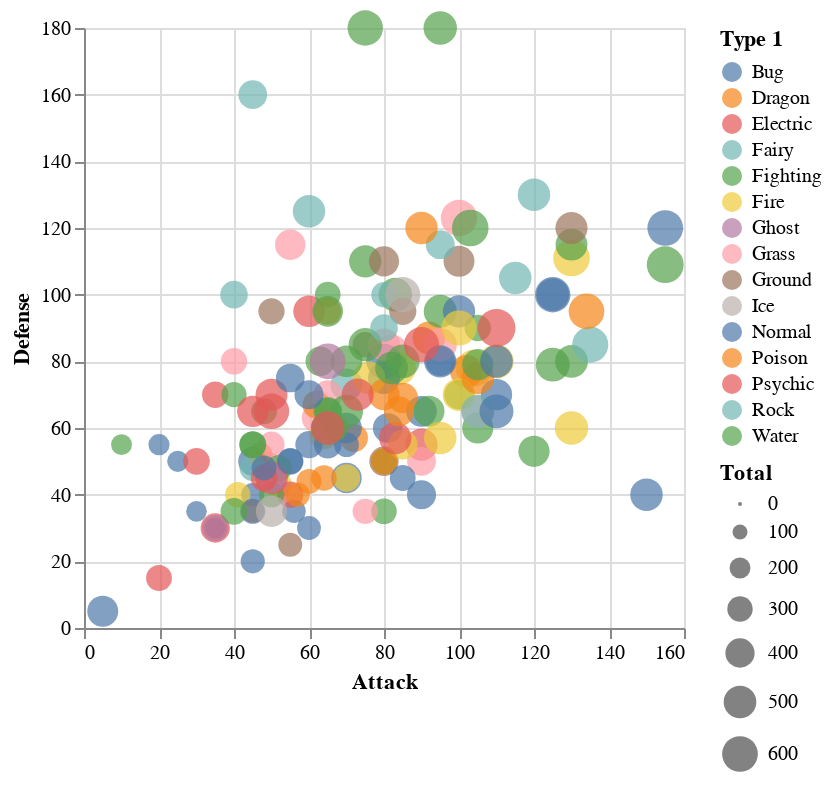

This figure's notebook cell:
### Code cell
import marimo

import marimo as mo
import polars as pl
import numpy as np
import altair as alt


df = pl.read_csv(
    "https://gist.githubusercontent.com/ritchie46/cac6b337ea52281aa23c049250a4ff03/raw/89a957ff3919d90e6ef2d34235e6bf22304f3366/pokemon.csv"
)


# get all unique values
values_1 = df["Type 1"].unique().drop_nulls().to_list()
values_2 = df["Type 2"].unique().drop_nulls().to_list()

type_1_filter = mo.ui.dropdown(
    options=values_1,
    label="Type 1",
)
type_2_filter = mo.ui.dropdown(
    options=values_2,
    label="Type 2",
)


filtered = df
if type_1_filter.value:
    filtered = filtered.filter(pl.col("Type 1") == type_1_filter.value)
if type_2_filter.value:
    filtered = filtered.filter(pl.col("Type 2") == type_2_filter.value)


_chart = (
    alt.Chart(filtered)
    .mark_circle()
    .encode(
        x="Attack",
        y="Defense",
        size="Total",
        color="Type 1",
        tooltip=["Name", "Total", "Type 1", "Type 2"],
    )
)

chart = mo.ui.altair_chart(_chart, legend_selection=True, label="Attack vs Defense")
chart

### Figure 1 — Vega-Lite specification as saved in the notebook (floating-point values rounded to 4 significant figures; data arrays with more than 128 entries replaced by an {"elided": "..."} marker saying what was removed)
{"config": {"view": {"continuousWidth": 300, "continuousHeight": 300}}, "data": {"name": "data-55bd815645ba7ba0ec9541f4605f10e6"}, "mark": {"type": "circle"}, "encoding": {"color": {"field": "Type 1", "type": "nominal"}, "size": {"field": "Total", "type": "quantitative"}, "tooltip": [{"field": "Name", "type": "nominal"}, {"field": "Total", "type": "quantitative"}, {"field": "Type 1", "type": "nominal"}, {"field": "Type 2", "type": "nominal"}], "x": {"field": "Attack", "type": "quantitative"}, "y": {"field": "Defense", "type": "quantitative"}}, "$schema": "https://vega.github.io/schema/vega-lite/v5.20.1.json", "datasets": {"data-55bd815645ba7ba0ec9541f4605f10e6": {"elided": "163 records"}}}
